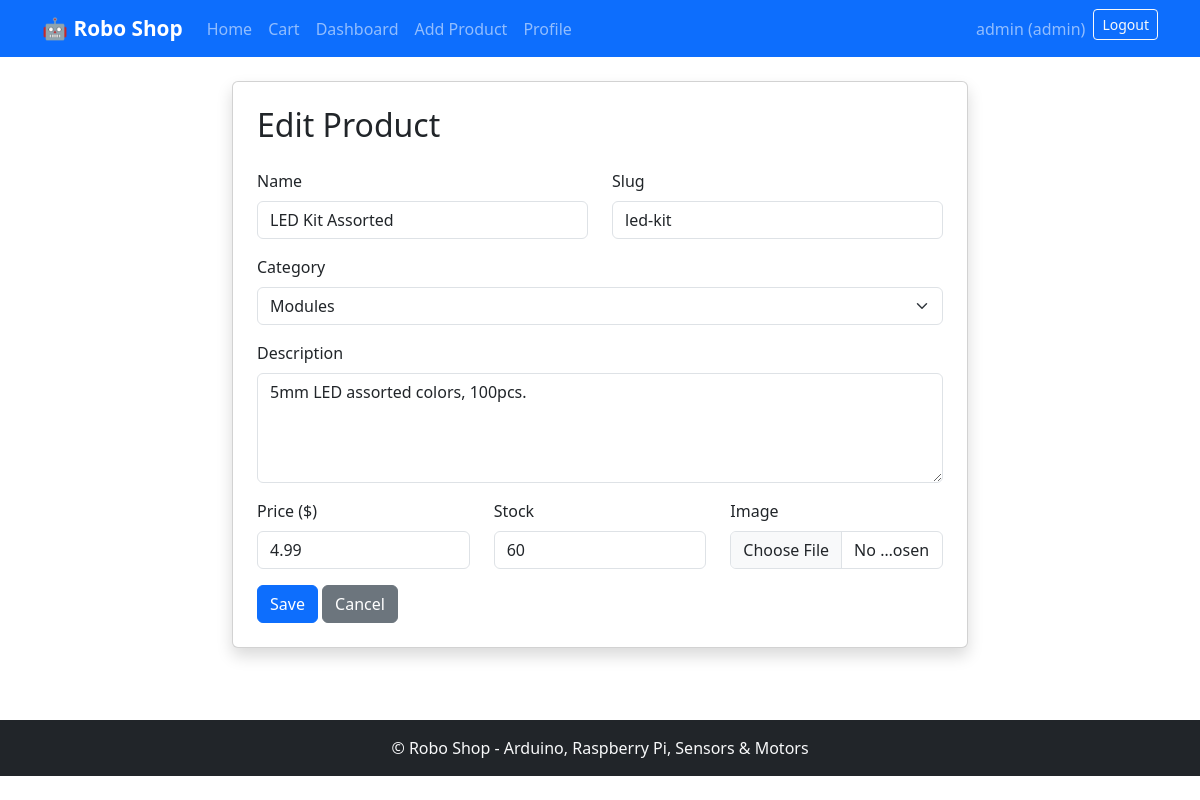
The page /product/led-kit/edit/ (signed in) on the database its author committed.
### accounts/models.py (models this page shows, shortened)
class User(AbstractUser):
    role = models.CharField(
        max_length=10,
        choices=Role.choices,
        default=Role.BUYER
    )
    phone = models.CharField(max_length=30, blank=True)
    address = models.CharField(max_length=255, blank=True)
    def is_admin_role(self):
        return self.role == Role.ADMIN
    def is_seller_role(self):
        return self.role == Role.SELLER

### shop/models.py (models this page shows, shortened)
class Product(models.Model):
    category = models.ForeignKey(
        Category,
        on_delete=models.CASCADE,
        related_name="products"
    )
    name = models.CharField(max_length=200)
    slug = models.SlugField(unique=True)
    description = models.TextField()
    price = models.DecimalField(max_digits=10, decimal_places=2)
    stock = models.PositiveIntegerField(default=0)
    image = models.ImageField(upload_to="products/", blank=True, null=True)
    seller = models.ForeignKey(
        settings.AUTH_USER_MODEL,
        on_delete=models.CASCADE,
        related_name="products"
    )
    created_at = models.DateTimeField(auto_now_add=True)
    updated_at = models.DateTimeField(auto_now=True)
    class Meta:
        ordering = ["-created_at"]

### shop/views.py (the view)
# urls.py: path("product/<slug:slug>/edit/", views.product_edit_view, name="product_edit"),
@login_required
@seller_required
@require_http_methods(["GET", "POST"])
def product_edit_view(request, slug):
    product = get_object_or_404(Product, slug=slug)
    if product.seller != request.user and not request.user.is_admin_role():
        return redirect("shop:home")
    if request.method == "POST":
        form = ProductForm(request.POST, request.FILES, instance=product)
        if form.is_valid():
            form.save()
            return redirect("shop:product_detail", slug=product.slug)
    else:
        form = ProductForm(instance=product)
    return render(request, "shop/product_form.html", {"form": form, "title": "Edit Product"})

### shop/forms.py
class ProductForm(forms.ModelForm):
    class Meta:
        model = Product
        fields = ["name", "slug", "category", "description", "price", "stock", "image"]

### shop/context_processors.py (called while the page is built)
def cart_context(request):
    cart_items, _ = CartService.get_cart_items(request)
    cart_count = sum(i["quantity"] for i in cart_items)
    return {"cart_count": cart_count}

### shop/services.py (called while the page is built)
    @classmethod
    def get_cart(cls, request):
        cart = request.session.get(cls.CART_KEY, {})
        return dict(cart)

    @classmethod
    def get_cart_items(cls, request):
        from .models import Product
        cart = cls.get_cart(request)
        items = []
        total = Decimal("0")
        for pid, qty in cart.items():
            product = Product.objects.filter(id=pid).select_related("seller", "category").first()
            if product and ProductService.validate_stock(product, qty):
                subtotal = product.price * qty
                items.append({"product": product, "quantity": qty, "subtotal": subtotal})
                total += subtotal
        return items, total

### templates/shop/product_form.html (shortened to what this page needs)
{% extends "base.html" %}
{% block content %}
<div class="row justify-content-center">
    <div class="col-md-8">
        <div class="card shadow">
            <div class="card-body p-4">
                <h2 class="card-title mb-4">{{ title }}</h2>
                <form method="post" enctype="multipart/form-data">
                    <div class="row">
                        <div class="col-md-6 mb-3">
                            <label class="form-label">Name</label>
                            <input type="text" name="name" class="form-control" value="{{ form.name.value|default:'' }}" required>
                        </div>
                        <div class="col-md-6 mb-3">
                            <label class="form-label">Slug</label>
                            <input type="text" name="slug" class="form-control" value="{{ form.slug.value|default:'' }}" required>
                        </div>
                    </div>
                    <div class="mb-3">
                        <label class="form-label">Category</label>
                        <select name="category" class="form-select" required>
                            {% for c in form.category.field.queryset %}
                            <option value="{{ c.id }}" {% if form.category.value == c.id %}selected{% endif %}>{{ c.name }}</option>
                            {% endfor %}
                        </select>
                    </div>
                    <div class="mb-3">
                        <label class="form-label">Description</label>
                        <textarea name="description" class="form-control" rows="4" required>{{ form.description.value|default:'' }}</textarea>
                    </div>
                    <div class="row">
                        <div class="col-md-4 mb-3">
                            <label class="form-label">Price ($)</label>
                            <input type="number" name="price" class="form-control" step="0.01" value="{{ form.price.value|default:'' }}" required>
                        </div>
                        <div class="col-md-4 mb-3">
                            <label class="form-label">Stock</label>
                            <input type="number" name="stock" class="form-control" min="0" value="{{ form.stock.value|default:0 }}">
                        </div>
                        <div class="col-md-4 mb-3">
                            <label class="form-label">Image</label>
                            <input type="file" name="image" class="form-control" accept="image/*">
                        </div>
                    </div>
                    <button type="submit" class="btn btn-primary">Save</button>
                    <a href="{% url 'shop:home' %}" class="btn btn-secondary">Cancel</a>
                </form>
            </div>
        </div>
    </div>
</div>
{% endblock %}

### templates/base.html (shortened to what this page needs)
{% load static %}
<!DOCTYPE html>
<html lang="en">
<head>
    <link href="https://cdn.jsdelivr.net/npm/bootstrap@5.3.2/dist/css/bootstrap.min.css" rel="stylesheet">
    <link rel="stylesheet" href="{% static 'css/style.css' %}">
</head>
<body>
    <nav class="navbar navbar-expand-lg navbar-dark bg-primary">
        <div class="container">
            <a class="navbar-brand fw-bold" href="{% url 'shop:home' %}">🤖 Robo Shop</a>
            <div class="collapse navbar-collapse" id="nav">
                <ul class="navbar-nav me-auto">
                    <li class="nav-item"><a class="nav-link" href="{% url 'shop:home' %}">Home</a></li>
                    <li class="nav-item"><a class="nav-link" href="{% url 'shop:cart' %}">Cart {% if cart_count %}<span class="badge bg-danger">{{ cart_count }}</span>{% endif %}</a></li>
                    {% if user.is_authenticated %}
                        {% if user.is_seller_role or user.is_admin_role %}
                        <li class="nav-item"><a class="nav-link" href="{% url 'shop:seller_dashboard' %}">Dashboard</a></li>
                        <li class="nav-item"><a class="nav-link" href="{% url 'shop:product_create' %}">Add Product</a></li>
                        <li class="nav-item"><a class="nav-link" href="{% url 'accounts:seller_profile' %}">Profile</a></li>
                        {% endif %}
                    {% endif %}
                </ul>
                <ul class="navbar-nav">
                    {% if user.is_authenticated %}
                    <li class="nav-item"><span class="nav-link">{{ user.username }} ({{ user.role }})</span></li>
                    <li class="nav-item">
                        <form action="{% url 'accounts:logout' %}" method="post" class="d-inline">
                            <button type="submit" class="btn btn-outline-light btn-sm">Logout</button>
                        </form>
                    </li>
                    {% else %}
                    <li class="nav-item"><a class="nav-link" href="{% url 'accounts:login' %}">Login</a></li>
                    <li class="nav-item"><a class="nav-link" href="{% url 'accounts:register' %}">Register</a></li>
                    {% endif %}
                </ul>
            </div>
        </div>
    </nav>
    <main class="container py-4">
        {% block content %}{% endblock %}
    </main>
    <footer class="bg-dark text-light text-center py-3 mt-5">
        <p class="mb-0">&copy; Robo Shop - Arduino, Raspberry Pi, Sensors & Motors</p>
    </footer>
</body>
</html>

### static/css/style.css (style rules this page uses)
body { min-height: 100vh; }
.card { transition: transform 0.2s; }
.navbar-brand { font-size: 1.3rem; }

### rows shown on the page
User: username "admin", role "admin"
Product: name "LED Kit Assorted", slug "led-kit", description "5mm LED assorted colors, 100pcs.", price "4.99"

### other values the page prints
{{ title }} "Edit Product"
form field category "Modules"
